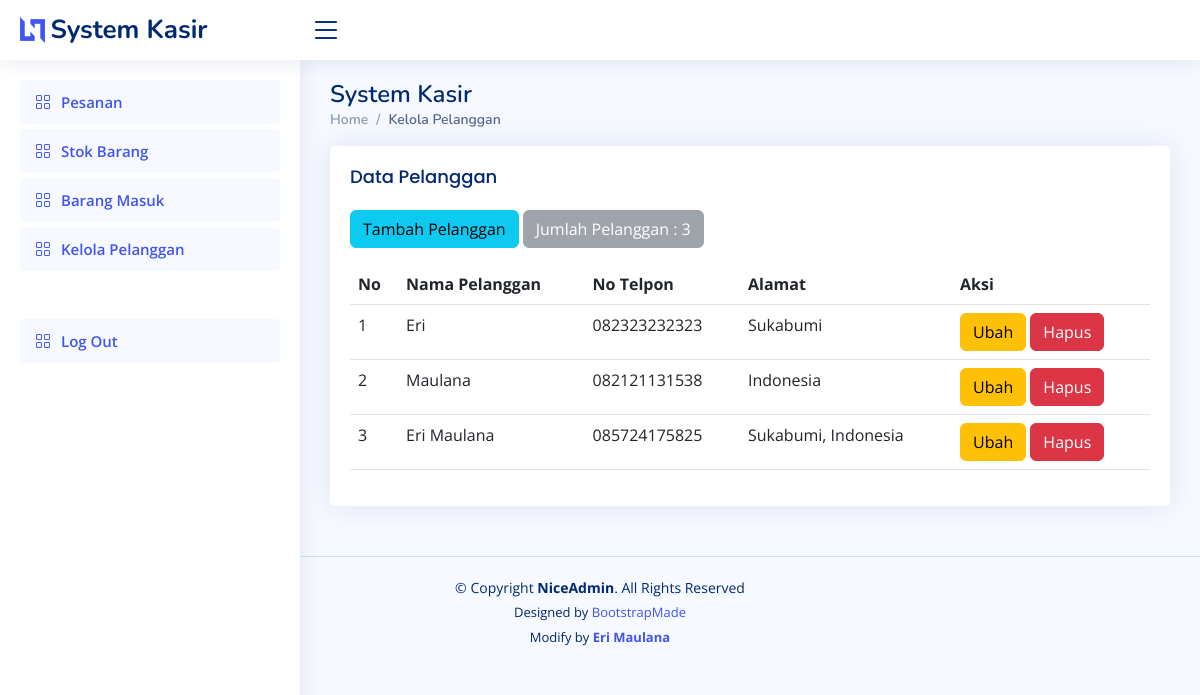
Page /pelanggan.php (signed in) on the committed database.
### tables this page shows
CREATE TABLE `pelanggan` (
  `idpelanggan` int(11) NOT NULL,
  `namapelanggan` varchar(20) NOT NULL,
  `notelp` varchar(15) NOT NULL,
  `alamat` text NOT NULL
);

### pelanggan.php (the view, shortened to what this page needs)
<?php
require 'ceklogin.php';
$ambildatapelanggan = mysqli_query($c, "SELECT * FROM pelanggan");
$jumlahpelanggan = mysqli_num_rows($ambildatapelanggan);
?>
<!DOCTYPE html>
<html lang="en">
<head>
   <link href="assets/vendor/bootstrap/css/bootstrap.min.css" rel="stylesheet">
   <link href="assets/vendor/bootstrap-icons/bootstrap-icons.css" rel="stylesheet">
   <link href="assets/vendor/boxicons/css/boxicons.min.css" rel="stylesheet">
   <link href="assets/vendor/quill/quill.snow.css" rel="stylesheet">
   <link href="assets/vendor/quill/quill.bubble.css" rel="stylesheet">
   <link href="assets/vendor/remixicon/remixicon.css" rel="stylesheet">
   <link href="assets/vendor/simple-datatables/style.css" rel="stylesheet">
   <link href="assets/css/style.css" rel="stylesheet">
</head>
<body>
   <header id="header" class="header fixed-top d-flex align-items-center">
      <div class="d-flex align-items-center justify-content-between">
         <a href="index.html" class="logo d-flex align-items-center">
            <img src="assets/img/logo.png" alt="">
            <span class="d-none d-lg-block">System Kasir</span>
         </a>
         <i class="bi bi-list toggle-sidebar-btn"></i>
      </div>
   </header>
   <aside id="sidebar" class="sidebar">
      <ul class="sidebar-nav" id="sidebar-nav">
         <li class="nav-item">
            <a class="nav-link " href="index.php">
               <i class="bi bi-grid"></i>
               <span>Pesanan</span>
            </a>
         </li>
         <li class="nav-item">
            <a class="nav-link " href="stock.php">
               <i class="bi bi-grid"></i>
               <span>Stok Barang</span>
            </a>
         </li>
         <li class="nav-item">
            <a class="nav-link " href="masuk.php">
               <i class="bi bi-grid"></i>
               <span>Barang Masuk</span>
            </a>
         </li>
         <li class="nav-item mb-5">
            <a class="nav-link " href="pelanggan.php">
               <i class="bi bi-grid"></i>
               <span>Kelola Pelanggan</span>
            </a>
         </li>
         <li class="nav-item  mt-5">
            <a class="nav-link " href="logout.php">
               <i class="bi bi-grid"></i>
               <span>Log Out</span>
            </a>
         </li>
      </ul>
   </aside>
   <main id="main" class="main">
      <div class="pagetitle">
         <h1>System Kasir</h1>
         <nav>
            <ol class="breadcrumb">
               <li class="breadcrumb-item"><a href="index.php">Home</a></li>
               <li class="breadcrumb-item active">Kelola Pelanggan</li>
            </ol>
         </nav>
      </div>
      <section class="section">
         <div class="row">
            <div class="col-lg-12">
               <div class="card">
                  <div class="card-body">
                     <h5 class="card-title">Data Pelanggan</h5>
                     <button type="button" class="btn btn-info mb-3" data-bs-toggle="modal" data-bs-target="#exampleModal">
                        Tambah Pelanggan
                     </button>
                     <button disabled="disabled" class="btn btn-secondary mb-3">Jumlah Pelanggan :
                        <?= $jumlahpelanggan; ?> </button>
                     <table class="table datatable">
                        <thead>
                           <tr>
                              <th scope="col">No</th>
                              <th scope="col">Nama Pelanggan</th>
                              <th scope="col">No Telpon</th>
                              <th scope="col">Alamat</th>
                              <th scope="col">Aksi</th>
                           </tr>
                        </thead>
                        <tbody>
                           <?php
                           $i = 1;
                           $ambildata = mysqli_query($c, "SELECT * FROM pelanggan");
                           while ($baris = mysqli_fetch_array($ambildata)) {
                              $namapelanggan = $baris['namapelanggan'];
                              $notelp = $baris['notelp'];
                              $alamat = $baris['alamat'];
                              $idpelanggan = $baris['idpelanggan'];
                           ?>
                              <tr>
                                 <td><?= $i; ?></td>
                                 <td><?= $namapelanggan; ?></td>
                                 <td><?= $notelp; ?></td>
                                 <td><?= $alamat; ?></td>
                                 <td>
                                    <button type="button" class="btn btn-warning" data-bs-toggle="modal" data-bs-target="#exampleModal1<?= $idpelanggan; ?>">
                                       Ubah
                                    </button>
                                    <button type="button" class="btn btn-danger" data-bs-toggle="modal" data-bs-target="#exampleModal2<?= $idpelanggan; ?>">
                                       Hapus
                                    </button>
                                 </td>
                              </tr>
                           <?php
                              $i++;
                           }
                           ?>
                        </tbody>
                     </table>
                  </div>
               </div>
            </div>
         </div>
      </section>
   </main>
   <footer id=" footer" class="footer ">
      <div class="copyright">
         &copy; Copyright <strong><span>NiceAdmin</span></strong>. All Rights
         Reserved
      </div>
      <div class="credits">
         Designed by <a href="https://bootstrapmade.com/" target="_blank">BootstrapMade</a>
      </div>
      <div class="credits">
         Modify by <a href="https://www.instagram.com/erimaulana.69/" target="_blank"><strong>Eri Maulana</strong></a>
      </div>
   </footer>
</body>
</html>

### assets/css/style.css (style rules this page uses)
:root { scroll-behavior: smooth; }
body { font-family: "Open Sans", sans-serif; background: #f6f9ff; color: #444444; }
a { color: #4154f1; text-decoration: none; }
h1, h2, h3, h4, h5, h6 { font-family: "Nunito", sans-serif; }
#main { margin-top: 60px; padding: 20px 30px; transition: all 0.3s; }
.pagetitle { margin-bottom: 10px; }
.pagetitle h1 { font-size: 24px; margin-bottom: 0; font-weight: 600; color: #012970; }
.card { margin-bottom: 30px; border: none; border-radius: 5px; box-shadow: 0px 0 30px rgba(1, 41, 112, 0.1); }
.card-title { padding: 20px 0 15px 0; font-size: 18px; font-weight: 500; color: #012970; font-family: "Poppins", sans-serif; }
.card-body { padding: 0 20px 20px 20px; }
.breadcrumb { font-size: 14px; font-family: "Nunito", sans-serif; color: #899bbd; font-weight: 600; }
.breadcrumb a { color: #899bbd; transition: 0.3s; }
.breadcrumb .breadcrumb-item::before { color: #899bbd; }
.breadcrumb .active { color: #51678f; font-weight: 600; }
.logo { line-height: 1; }
@media (min-width: 1200px) { .logo { width: 280px; } }
.logo img { max-height: 26px; margin-right: 6px; }
.logo span { font-size: 26px; font-weight: 700; color: #012970; font-family: "Nunito", sans-serif; }
.header { transition: all 0.5s; z-index: 997; height: 60px; box-shadow: 0px 2px 20px rgba(1, 41, 112, 0.1); background-color: #fff; padding-left: 20px; }
.header .toggle-sidebar-btn { font-size: 32px; padding-left: 10px; cursor: pointer; color: #012970; }
.sidebar { position: fixed; top: 60px; left: 0; bottom: 0; width: 300px; z-index: 996; transition: all 0.3s; padding: 20px; overflow-y: auto; scrollbar-width: thin; scrollbar-color: #aab7cf transparent; box-shadow: 0px 0px 20px rgba(1, 41, 112, 0.1); background-color: #fff; }
@media (min-width: 1200px) { #main, #footer { margin-left: 300px; } }
.sidebar-nav { padding: 0; margin: 0; list-style: none; }
.sidebar-nav li { padding: 0; margin: 0; list-style: none; }
.sidebar-nav .nav-item { margin-bottom: 5px; }
.sidebar-nav .nav-link { display: flex; align-items: center; font-size: 15px; font-weight: 600; color: #4154f1; transition: 0.3; background: #f6f9ff; padding: 10px 15px; border-radius: 4px; }
.sidebar-nav .nav-link i { font-size: 16px; margin-right: 10px; color: #4154f1; }
.footer { padding: 20px 0; font-size: 14px; transition: all 0.3s; border-top: 1px solid #cddfff; }
.footer .copyright { text-align: center; color: #012970; }
.footer .credits { padding-top: 5px; text-align: center; font-size: 13px; color: #012970; }

### rows in the picture
pelanggan: namapelanggan "Eri", notelp "082323232323", alamat "Sukabumi"
pelanggan: namapelanggan "Maulana", notelp "082121131538", alamat "Indonesia"
pelanggan: namapelanggan "Eri Maulana", notelp "085724175825", alamat "Sukabumi, Indonesia"

### other values in the picture
$jumlahpelanggan "3"
